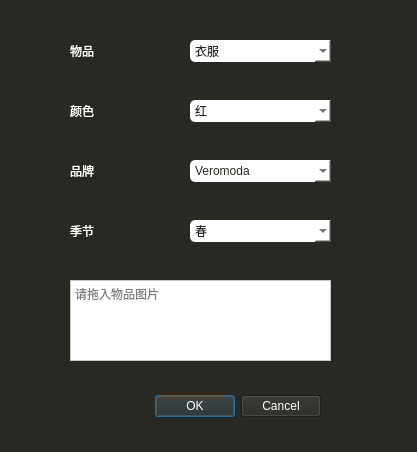
<?xml version="1.0" encoding="UTF-8"?>
<ui version="4.0">
 <class>Dialog</class>
 <widget class="QDialog" name="Dialog">
  <property name="geometry">
   <rect>
    <x>0</x>
    <y>0</y>
    <width>417</width>
    <height>452</height>
   </rect>
  </property>
  <property name="windowTitle">
   <string>Dialog</string>
  </property>
  <property name="styleSheet">
   <string notr="true">background-color:rgb(40, 41, 35);</string>
  </property>
  <widget class="QDialogButtonBox" name="buttonBox">
   <property name="geometry">
    <rect>
     <x>40</x>
     <y>390</y>
     <width>281</width>
     <height>32</height>
    </rect>
   </property>
   <property name="styleSheet">
    <string notr="true">color:rgb(255, 255, 255)</string>
   </property>
   <property name="orientation">
    <enum>Qt::Horizontal</enum>
   </property>
   <property name="standardButtons">
    <set>QDialogButtonBox::Cancel|QDialogButtonBox::Ok</set>
   </property>
  </widget>
  <widget class="QComboBox" name="comboBox">
   <property name="geometry">
    <rect>
     <x>190</x>
     <y>40</y>
     <width>141</width>
     <height>22</height>
    </rect>
   </property>
   <property name="styleSheet">
    <string notr="true">background-color:rgb(255, 255, 255);
color:#282923;
border-radius:5px;</string>
   </property>
   <item>
    <property name="text">
     <string>衣服</string>
    </property>
   </item>
   <item>
    <property name="text">
     <string>调料</string>
    </property>
   </item>
   <item>
    <property name="text">
     <string>图书</string>
    </property>
   </item>
  </widget>
  <widget class="QLabel" name="label">
   <property name="geometry">
    <rect>
     <x>70</x>
     <y>40</y>
     <width>81</width>
     <height>21</height>
    </rect>
   </property>
   <property name="styleSheet">
    <string notr="true">font: 75 10pt &quot;Times New Roman&quot;;
color:rgb(255, 255, 255)</string>
   </property>
   <property name="text">
    <string>物品</string>
   </property>
  </widget>
  <widget class="QLabel" name="label_2">
   <property name="geometry">
    <rect>
     <x>70</x>
     <y>100</y>
     <width>81</width>
     <height>21</height>
    </rect>
   </property>
   <property name="styleSheet">
    <string notr="true">font: 75 10pt &quot;Times New Roman&quot;;
color:rgb(255, 255, 255)</string>
   </property>
   <property name="text">
    <string>颜色</string>
   </property>
  </widget>
  <widget class="QComboBox" name="comboBox_2">
   <property name="geometry">
    <rect>
     <x>190</x>
     <y>100</y>
     <width>141</width>
     <height>22</height>
    </rect>
   </property>
   <property name="styleSheet">
    <string notr="true">background-color:rgb(255, 255, 255);
color:#282923;
border-radius:5px;</string>
   </property>
   <item>
    <property name="text">
     <string>红</string>
    </property>
   </item>
   <item>
    <property name="text">
     <string>绿</string>
    </property>
   </item>
   <item>
    <property name="text">
     <string>黄</string>
    </property>
   </item>
   <item>
    <property name="text">
     <string>蓝</string>
    </property>
   </item>
   <item>
    <property name="text">
     <string>粉</string>
    </property>
   </item>
   <item>
    <property name="text">
     <string>橙</string>
    </property>
   </item>
   <item>
    <property name="text">
     <string>白</string>
    </property>
   </item>
   <item>
    <property name="text">
     <string>黑</string>
    </property>
   </item>
   <item>
    <property name="text">
     <string>灰</string>
    </property>
   </item>
  </widget>
  <widget class="QComboBox" name="comboBox_3">
   <property name="geometry">
    <rect>
     <x>190</x>
     <y>160</y>
     <width>141</width>
     <height>22</height>
    </rect>
   </property>
   <property name="styleSheet">
    <string notr="true">background-color:rgb(255, 255, 255);
color:#282923;
border-radius:5px;</string>
   </property>
   <item>
    <property name="text">
     <string>Veromoda</string>
    </property>
   </item>
   <item>
    <property name="text">
     <string>LEDIN</string>
    </property>
   </item>
   <item>
    <property name="text">
     <string>OLNY</string>
    </property>
   </item>
   <item>
    <property name="text">
     <string>ANTA</string>
    </property>
   </item>
   <item>
    <property name="text">
     <string>SEMIR</string>
    </property>
   </item>
   <item>
    <property name="text">
     <string>Teek</string>
    </property>
   </item>
   <item>
    <property name="text">
     <string>特步</string>
    </property>
   </item>
  </widget>
  <widget class="QLabel" name="label_3">
   <property name="geometry">
    <rect>
     <x>70</x>
     <y>160</y>
     <width>81</width>
     <height>21</height>
    </rect>
   </property>
   <property name="styleSheet">
    <string notr="true">font: 75 10pt &quot;Times New Roman&quot;;
color:rgb(255, 255, 255)</string>
   </property>
   <property name="text">
    <string>品牌</string>
   </property>
  </widget>
  <widget class="QComboBox" name="comboBox_4">
   <property name="geometry">
    <rect>
     <x>190</x>
     <y>220</y>
     <width>141</width>
     <height>22</height>
    </rect>
   </property>
   <property name="styleSheet">
    <string notr="true">background-color:rgb(255, 255, 255);
color:#282923;
border-radius:5px;</string>
   </property>
   <item>
    <property name="text">
     <string>春</string>
    </property>
   </item>
   <item>
    <property name="text">
     <string>夏</string>
    </property>
   </item>
   <item>
    <property name="text">
     <string>秋</string>
    </property>
   </item>
   <item>
    <property name="text">
     <string>冬</string>
    </property>
   </item>
  </widget>
  <widget class="QLabel" name="label_4">
   <property name="geometry">
    <rect>
     <x>70</x>
     <y>220</y>
     <width>81</width>
     <height>21</height>
    </rect>
   </property>
   <property name="styleSheet">
    <string notr="true">font: 75 10pt &quot;Times New Roman&quot;;
color:rgb(255, 255, 255)</string>
   </property>
   <property name="text">
    <string>季节</string>
   </property>
  </widget>
  <widget class="QTextEdit" name="textEdit">
   <property name="enabled">
    <bool>true</bool>
   </property>
   <property name="geometry">
    <rect>
     <x>70</x>
     <y>280</y>
     <width>261</width>
     <height>81</height>
    </rect>
   </property>
   <property name="styleSheet">
    <string notr="true">background-color:rgb(255, 255, 255);</string>
   </property>
   <property name="placeholderText">
    <string>请拖入物品图片</string>
   </property>
  </widget>
 </widget>
 <resources/>
 <connections>
  <connection>
   <sender>buttonBox</sender>
   <signal>accepted()</signal>
   <receiver>Dialog</receiver>
   <slot>accept()</slot>
   <hints>
    <hint type="sourcelabel">
     <x>248</x>
     <y>254</y>
    </hint>
    <hint type="destinationlabel">
     <x>157</x>
     <y>274</y>
    </hint>
   </hints>
  </connection>
  <connection>
   <sender>buttonBox</sender>
   <signal>rejected()</signal>
   <receiver>Dialog</receiver>
   <slot>reject()</slot>
   <hints>
    <hint type="sourcelabel">
     <x>316</x>
     <y>260</y>
    </hint>
    <hint type="destinationlabel">
     <x>286</x>
     <y>274</y>
    </hint>
   </hints>
  </connection>
 </connections>
</ui>
